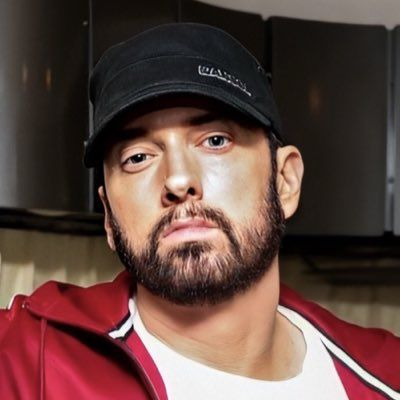
#> input picture imagenes/eminem.jpg, 400 x 400 px, found by its file name
$ jupyter execute 02_02_two_image_operations.ipynb   (shell and % lines are left out)
#> lines starting #> are read from the running program, lines starting #| are printed output that depends on the picture
<a href="https://colab.research.google.com/github/lmcanavals/dip/blob/main/02_02_two_image_operations.ipynb" target="_parent"></a>

[cell 1]
import cv2
import numpy as np
import matplotlib.pyplot as plt

[cell 2]
base = "https://raw.githubusercontent.com/lmcanavals/dip/main/imagenes/"

[cell 3]
img1 = "eminem.jpg"
url = f"{base}{img1}"

[cell 4]
img2 = "gradient.png"
url = f"{base}{img2}"

[cell 5]
def show(im, size=8):
  _, ax = plt.subplots(figsize=(size, size))
  ax.imshow(im, interpolation="nearest")
  plt.tight_layout()
  plt.show()

[cell 6]
def loadImg(img):
#> called with img = 'eminem.jpg'
  im = cv2.imread(img)
#> im is the input picture: shape (400, 400, 3); mean B, G, R 65, 70.8, 98.1
  return im[:,:,::-1]
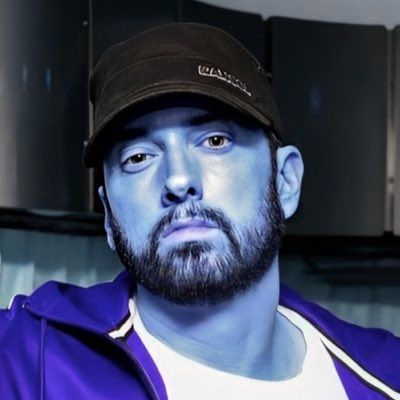
#> returned value: shape (400, 400, 3); mean of channels 0, 1, 2 98.1, 70.8, 65; drawn as B, G, R

[cell 7]
eminem = loadImg(img1)
show(eminem)

[cell 8]
gradient = loadImg(img2)
#> call 2 of loadImg, with img = 'gradient.png'
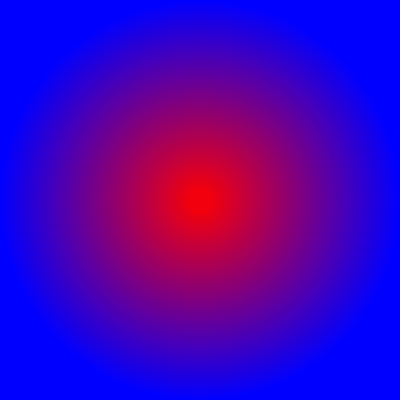
#> input picture imagenes/gradient.png, 400 x 400 px, found by its file name
#> in loadImg, im is the input picture: shape (400, 400, 3); mean B, G, R 188.3, 0, 66.7
#> in loadImg (call 2), `return im[:,:,::-1]`:
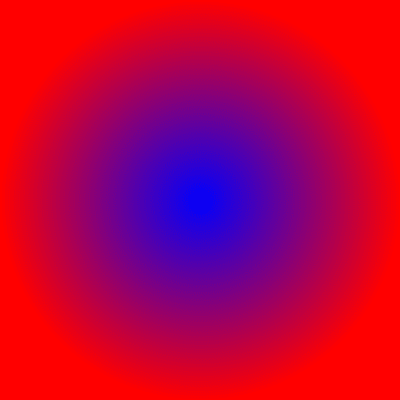
#> returned value: shape (400, 400, 3); mean of channels 0, 1, 2 66.7, 0, 188.3; drawn as B, G, R
show(gradient)

## 2 Images operations

## Addition

[cell 9]
eminem = eminem / 255
gradient = gradient / 255

[cell 10]
fig = plt.figure(figsize=(12, 6))
for i in range(12):
  alpha = (i + 0.5) / 12
  a = fig.add_subplot(3, 4, i + 1)
  plt.axis('off')
  aux = alpha * gradient + (1 - alpha) * eminem
  plt.imshow(aux)
  plt.text(0, 0, f"α={alpha:.3f}")
#> this loop made 12 passes
#> pass 2, `aux = alpha * gradient + (1 - alpha) * eminem`:
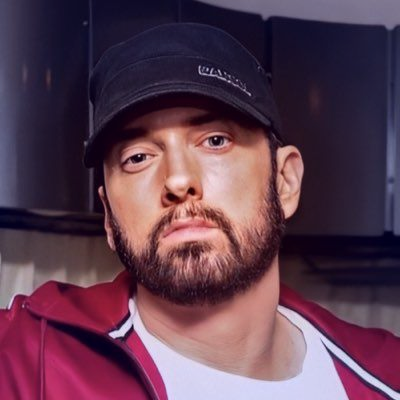
#> aux: shape (400, 400, 3) float64; mean R, G, B 0.369, 0.243, 0.315
#> pass 3, `aux = alpha * gradient + (1 - alpha) * eminem`:
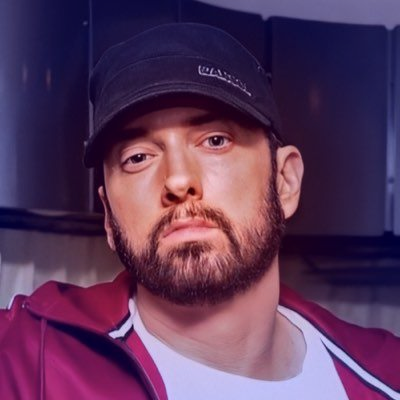
#> aux: shape (400, 400, 3) float64; mean R, G, B 0.359, 0.22, 0.356
plt.show()
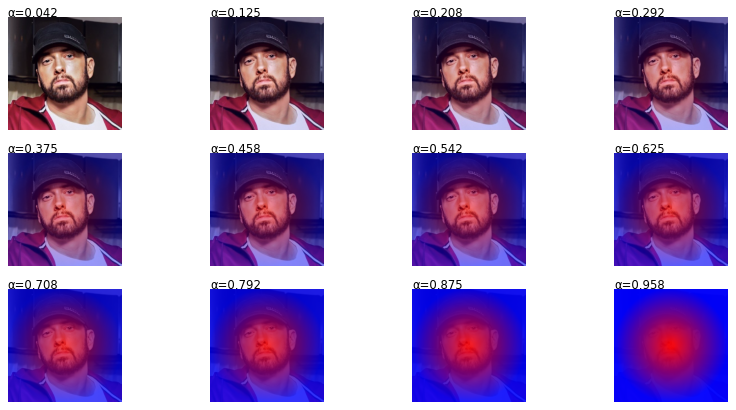
#> figure drawn by matplotlib, 12 panels

## Addition 2

[cell 11]
img3 = "zuckerberg.jpg"
url = f"{base}{img3}"

[cell 12]
zuckerberg = loadImg(img3)
#> call 3 of loadImg, with img = 'zuckerberg.jpg'
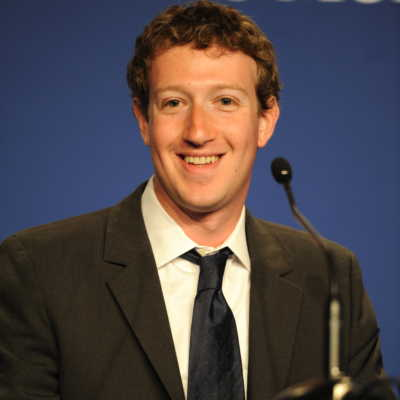
#> input picture imagenes/zuckerberg.jpg, 400 x 400 px, found by its file name
#> in loadImg, im is the input picture: shape (400, 400, 3); mean B, G, R 74, 70.9, 78.6
#> in loadImg (call 3), `return im[:,:,::-1]`:
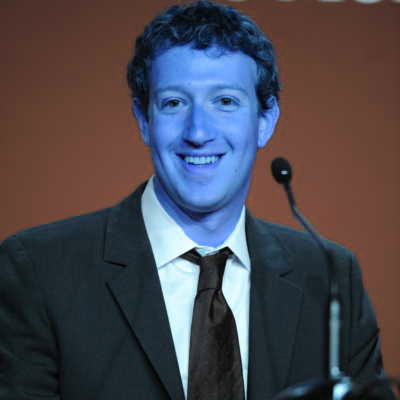
#> returned value: shape (400, 400, 3); mean of channels 0, 1, 2 78.6, 70.9, 74; drawn as B, G, R

[cell 13]
zuckerberg = zuckerberg / 255

[cell 14]
aux = (eminem + zuckerberg) / 2
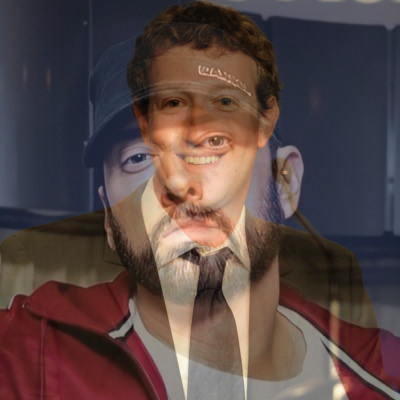
#> aux: shape (400, 400, 3) float64; mean R, G, B 0.347, 0.278, 0.273
show(aux)

## Difference

[cell 15]
fig = plt.figure(figsize=(20, 20))
a = fig.add_subplot(3, 4, 1)
plt.axis('off')
aux = abs(zuckerberg - eminem)
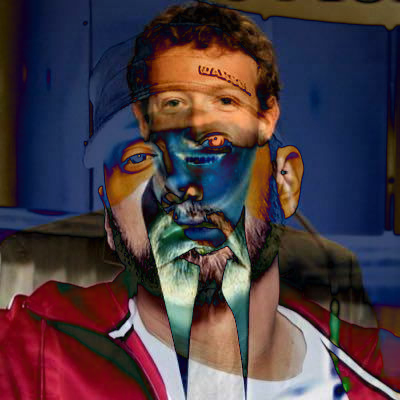
#> aux: shape (400, 400, 3) float64; mean R, G, B 0.291, 0.231, 0.258
plt.imshow(aux)
plt.text(0, 0, f"eminem - zuckerberg")
a = fig.add_subplot(3, 4, 2)
plt.axis('off')
aux = abs(eminem - zuckerberg)
plt.imshow(aux)
plt.text(0, 0, f"zuckerberg - eminem")

plt.show()
